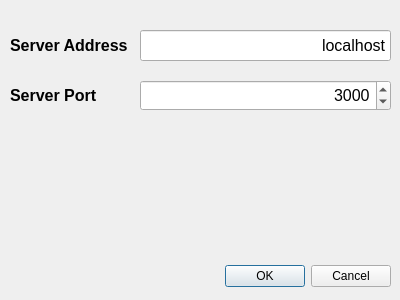
<?xml version="1.0" encoding="UTF-8"?>
<ui version="4.0">
 <class>ConfigDialog</class>
 <widget class="QDialog" name="ConfigDialog">
  <property name="geometry">
   <rect>
    <x>0</x>
    <y>0</y>
    <width>400</width>
    <height>300</height>
   </rect>
  </property>
  <property name="minimumSize">
   <size>
    <width>400</width>
    <height>300</height>
   </size>
  </property>
  <property name="maximumSize">
   <size>
    <width>400</width>
    <height>300</height>
   </size>
  </property>
  <property name="windowTitle">
   <string>Config</string>
  </property>
  <widget class="QDialogButtonBox" name="buttonBox">
   <property name="geometry">
    <rect>
     <x>10</x>
     <y>260</y>
     <width>381</width>
     <height>32</height>
    </rect>
   </property>
   <property name="orientation">
    <enum>Qt::Horizontal</enum>
   </property>
   <property name="standardButtons">
    <set>QDialogButtonBox::Cancel|QDialogButtonBox::Ok</set>
   </property>
  </widget>
  <widget class="QLabel" name="label">
   <property name="geometry">
    <rect>
     <x>10</x>
     <y>30</y>
     <width>121</width>
     <height>31</height>
    </rect>
   </property>
   <property name="font">
    <font>
     <pointsize>12</pointsize>
     <weight>75</weight>
     <bold>true</bold>
    </font>
   </property>
   <property name="text">
    <string>Server Address</string>
   </property>
  </widget>
  <widget class="QLineEdit" name="lineEdit">
   <property name="geometry">
    <rect>
     <x>140</x>
     <y>30</y>
     <width>251</width>
     <height>31</height>
    </rect>
   </property>
   <property name="font">
    <font>
     <pointsize>12</pointsize>
    </font>
   </property>
   <property name="text">
    <string>localhost</string>
   </property>
   <property name="alignment">
    <set>Qt::AlignRight|Qt::AlignTrailing|Qt::AlignVCenter</set>
   </property>
  </widget>
  <widget class="QLabel" name="label_2">
   <property name="geometry">
    <rect>
     <x>10</x>
     <y>80</y>
     <width>121</width>
     <height>31</height>
    </rect>
   </property>
   <property name="font">
    <font>
     <pointsize>12</pointsize>
     <weight>75</weight>
     <bold>true</bold>
    </font>
   </property>
   <property name="text">
    <string>Server Port</string>
   </property>
  </widget>
  <widget class="QSpinBox" name="spinBox">
   <property name="geometry">
    <rect>
     <x>140</x>
     <y>80</y>
     <width>251</width>
     <height>31</height>
    </rect>
   </property>
   <property name="font">
    <font>
     <pointsize>12</pointsize>
    </font>
   </property>
   <property name="alignment">
    <set>Qt::AlignRight|Qt::AlignTrailing|Qt::AlignVCenter</set>
   </property>
   <property name="minimum">
    <number>1</number>
   </property>
   <property name="maximum">
    <number>65535</number>
   </property>
   <property name="value">
    <number>3000</number>
   </property>
  </widget>
 </widget>
 <resources/>
 <connections>
  <connection>
   <sender>buttonBox</sender>
   <signal>accepted()</signal>
   <receiver>ConfigDialog</receiver>
   <slot>accept()</slot>
   <hints>
    <hint type="sourcelabel">
     <x>248</x>
     <y>254</y>
    </hint>
    <hint type="destinationlabel">
     <x>157</x>
     <y>274</y>
    </hint>
   </hints>
  </connection>
  <connection>
   <sender>buttonBox</sender>
   <signal>rejected()</signal>
   <receiver>ConfigDialog</receiver>
   <slot>reject()</slot>
   <hints>
    <hint type="sourcelabel">
     <x>316</x>
     <y>260</y>
    </hint>
    <hint type="destinationlabel">
     <x>286</x>
     <y>274</y>
    </hint>
   </hints>
  </connection>
 </connections>
</ui>
